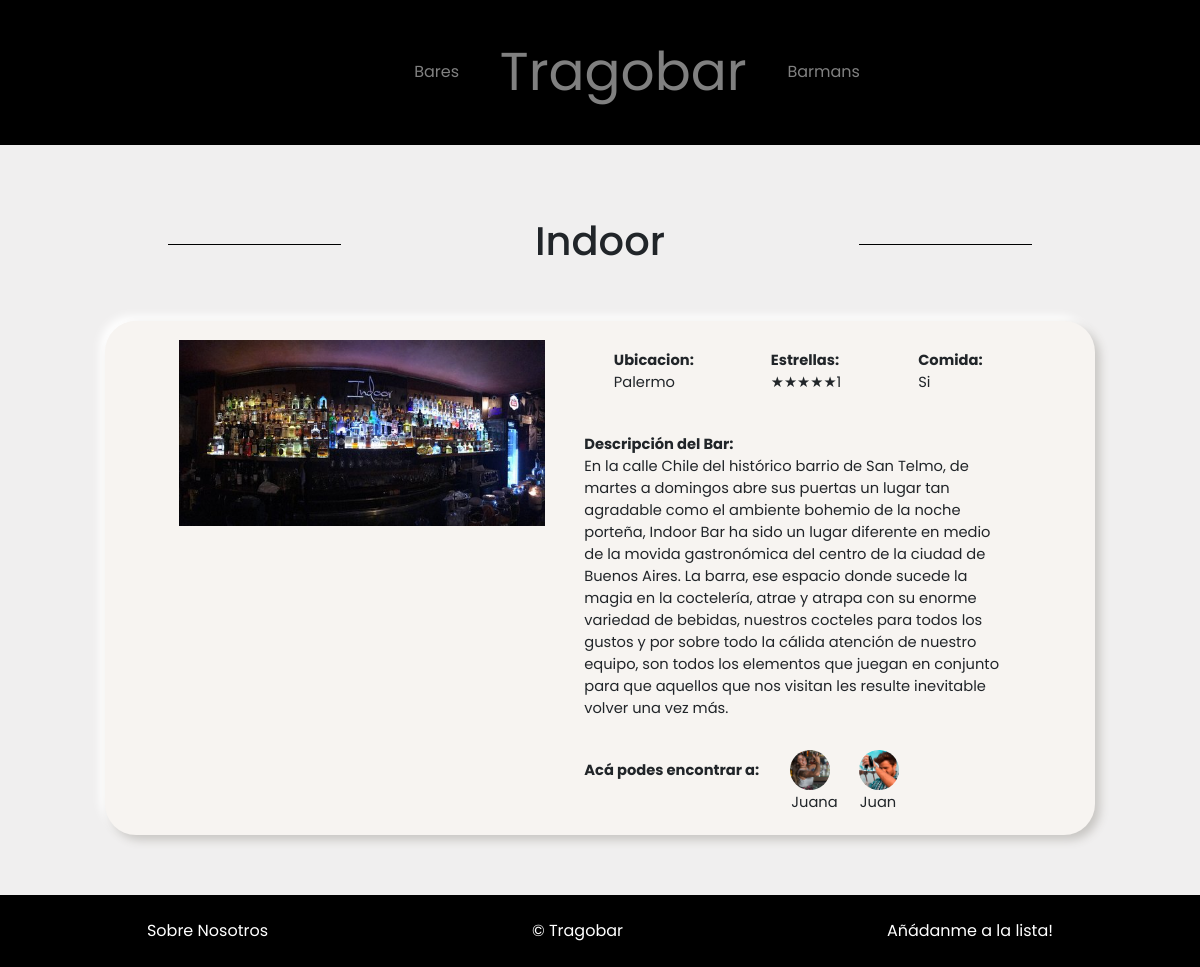
Page /bar.php?id=2 on the committed database.
### tables this page shows
CREATE TABLE `bar` (
  `id_bar` int(10) UNSIGNED NOT NULL,
  `name` varchar(255) DEFAULT NULL,
  `localidad` varchar(255) DEFAULT NULL,
  `estrellas` varchar(255) DEFAULT NULL,
  `comida` varchar(255) NOT NULL,
  `descripcion` varchar(10000) DEFAULT NULL,
  `img` varchar(255) DEFAULT NULL,
  `intro` varchar(255) DEFAULT NULL
);

CREATE TABLE `barman` (
  `id_barman` int(10) UNSIGNED NOT NULL,
  `nombre` varchar(100) NOT NULL,
  `apellido` varchar(100) NOT NULL,
  `edad` int(10) UNSIGNED NOT NULL,
  `descripcion` varchar(255) DEFAULT NULL,
  `especialidad` varchar(100) DEFAULT NULL,
  `imgs` varchar(255) DEFAULT NULL
);

### bar.php (the view)
<?php
    require 'parciales/header.php';
    $consulta_barman = 'SELECT * FROM barman';
    $resultados_barman = mysqli_query($conexionDB, $consulta_barman);
    $id = $_GET['id'];
    $consulta = 'SELECT * from bar where id_bar='.$id;
    $resultado = mysqli_query($conexionDB, $consulta);
    $bar = mysqli_fetch_row($resultado);
    $id_bar = $bar[0];
    $estrellas = $bar[3];
?>
    <div class="container-fluid" id="bar">
        <div class="d-flex justify-content-between titulo">
            <hr class="align-self-center">
            <h1><?= $bar[1]?></h1>
            <hr class="align-self-center">
        </div>
        <article class="row info-bar-extend justify-content-center">
            <div class="col-sm-12 col-md-5">
                <img class="img-fluid" src="<?="img/".$bar[6]?>" alt="<?= $bar[1]?>">
            </div>
            <div class="col-sm-12 col-md-6">
                <div class="d-flex justify-content-around">
                    <p class="upper"><b>Ubicacion:</b><br> <?= $bar [2]?> </p>
                    <p><b>Estrellas:</b><br> <?= require "parciales/estrellas.php" ?></p>
                    <p class="upper"><b>Comida:</b><br> <?= $bar [4]?></p>
                </div>
                <p><b>Descripción del Bar:</b><br> <?= $bar[5]?></p>
                <?php require "parciales/bar_tiene_barmans.php"; ?>
            </div>
        </article>
    </div>
<?php
require 'parciales/footer.php';
?>

### parciales/bar_tiene_barmans.php
<?php
    $consulta_enlace = 'SELECT * FROM barman_trabaja_bar WHERE id_bar='.$id_bar;
    $resultados_especificos = mysqli_query($conexionDB, $consulta_enlace);
    ?>
    <div class="d-flex circulitos-barmans justify-content-evenly">
        <p><b>Acá podes encontrar a:</b>
        <?php
            foreach($resultados_especificos as $barman_especifico){
                foreach($resultados_barman as $barman){
                    if ($barman_especifico['id_barman'] == $barman['id_barman']) { ?>
                        <div class="d-flex flex-column cont-chiquito">
                            <img class="img-fluid rounded-circle"
                            width="40px"
                            src="<?="img/".$barman['imgs']?>"
                            alt="<?=$barman['nombre']." ".$barman['apellido']?>">
                            <p><?= $barman['nombre']; ?></p>
                        </div>
        <?php       }
                }
        }
    ?>
    </div>

### css/style.css (style rules this page uses)
* { margin: 0; padding: 0; font-family: 'Poppins', sans-serif; }
p { margin: 0; }
.upper { text-transform: capitalize; }
#barmans, #bars, #nosotros, #registro, #bar { background-color: #f0efef; padding: 2% 10% 5% 10%; }
.titulo { margin: 5%; text-align: center; }
.titulo hr { width: 20%; border-top: 1px solid rgba(0, 0, 0, 1); }
.circulitos-barmans { text-align: center; }
.cont-chiquito { margin-left: 5%; }
.info-bar-extend { padding: 2%; border-radius: 31px; background: #f7f4f1; box-shadow: 5px 5px 10px #c8c6c3, -5px -5px 10px #ffffff; }
.info-bar-extend img { padding: 0; }
.info-bar-extend p { text-align: left; padding: 2%; font-size: 11pt; margin-bottom: 5%; }

### rows in the picture
bar: name "Indoor", img (picture), localidad "Palermo", comida "Si", descripcion "En la calle Chile del histórico barrio de San Telmo, de martes a domingos abre sus puertas un lugar tan agradable como el ambiente bohemio de la noche porteña, Indoor Bar ha sido un lugar diferente en medio de la movida gastronómica del centro de la ciudad de Buenos Aires. La barra, ese espacio donde sucede la magia en la coctelería, atrae y atrapa con su enorme variedad de bebidas, nuestros cocteles para todos los gustos y por sobre todo la cálida atención de nuestro equipo, son todos los elementos que juegan en conjunto para que aquellos que nos visitan les resulte inevitable volver una vez más."
barman: imgs (picture), nombre "Juana"
barman: imgs (picture), nombre "Juan"

### other values in the picture
require "parciales/estrellas.php" "1"
